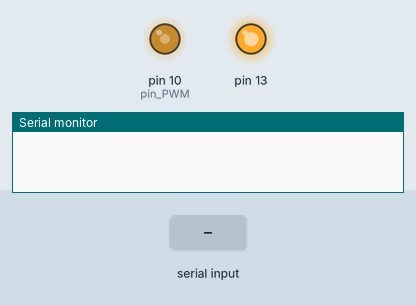
The program below on a simulated Arduino Nano, built with avr-gcc and run on an emulated ATmega328P. Parts: output pins drawn as LEDs (lit = HIGH), the last lines printed to the serial monitor. The test bench sets the inputs (shaded band).

Above: at 1.2 s.
1.3 s: "F 1\n" received over Serial
At 1.8 s:
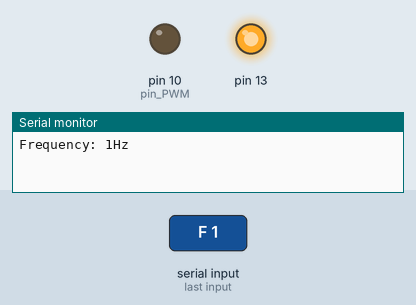
4.3 s: "F\n" received over Serial
5.8 s: "F 150\n" received over Serial
At 7.0 s:
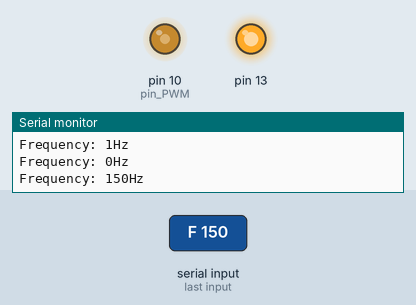
7.3 s: "D 1\n" received over Serial
At 8.1 s:
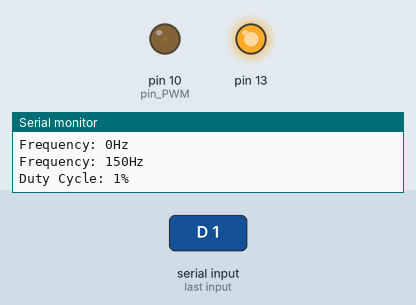
8.8 s: "D\n" received over Serial
At 9.1 s:
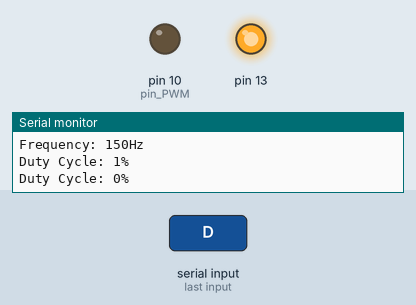
Timing chart, 0 to 11.3 s (numbered marks = the images above; inputs shaded):
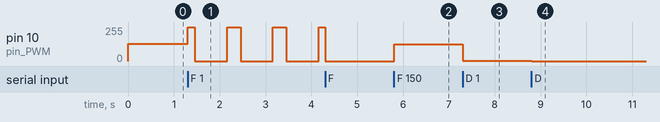

Measured:
- after the input at 1.3 s, pin 10 (pin_PWM): 128/255 → 255/255 at once, then repeats every 1.0 s: 0/255 0.71 s, 255/255 0.29 s
- after the input at 5.8 s, pin 10 (pin_PWM): 0/255 → 127/255 at once
- after the input at 7.3 s, pin 10 (pin_PWM): 127/255 → 3/255 at once
- after the input at 8.8 s, pin 10 (pin_PWM): 3/255 → 0/255 at once

The program:

main.cpp
```cpp
#include <Arduino.h>
#include "PWM.h"

// Processor Frequency
int32_t clkFreq = 16000000;

// Constants
const int pin_PWM = 10;
const int defaultDuty = 50;
const int32_t defaultFreq = 100000; //frequency (in Hz)

// Globals
int Duty = defaultDuty;
int32_t Freq = defaultFreq;
String Command;

// Gets value to set analogWrite function
int getAWrite(int32_t freq, int duty);
// Updates the duty cycle for pin_PWM
void setDutyCycle(int duty);
// Updates the frequency for pin_PWM
void setFreq(int32_t freq);
// Parses any serial commands recieved
bool parseCommand(String com);

void setup()
{
  Serial.begin(9600);
  //initialize all timers except for 0, to save time keeping functions
  InitTimersSafe();
  //sets the frequency for the specified pin
  bool success = SetPinFrequencySafe(pin_PWM, defaultFreq);
  if (success)
  {
    pinMode(13, OUTPUT);
    digitalWrite(13, HIGH);
    pinMode(pin_PWM, OUTPUT);
  }
  analogWrite(pin_PWM, getAWrite(defaultFreq, defaultDuty));
}

int getAWrite(int32_t freq, int duty)
{
  int32_t x = clkFreq / (2 * freq);

  return (x * duty) / 100;
}

void setDutyCycle(int duty)
{
  Duty = duty;
  analogWrite(pin_PWM, getAWrite(Freq, duty));
}

void setFreq(int32_t freq)
{
  Freq = freq;
  SetPinFrequencySafe(pin_PWM, freq);
  analogWrite(pin_PWM, getAWrite(freq, Duty));
}

bool parseCommand(String com)
{
  String part1, part2;
  int32_t val;

  part1 = com.substring(0, com.indexOf(' '));
  part2 = com.substring(com.indexOf(' ') + 1);

  // Duty Cycle
  if (part1.equalsIgnoreCase("D"))
  {
    val = part2.toInt();
    if (val > 100 || val < 0)
    {
      return false;
    }
    else
    {
      setDutyCycle(val);
      Serial.print("Duty Cycle: ");
      Serial.print(Duty);
      Serial.println("%");
      return true;
    }
  }
  // Frequency
  else if (part1.equalsIgnoreCase("F"))
  {
    val = part2.toInt();
    if (val < 0)
    {
      return false;
    }
    else
    {
      setFreq(val);
      Serial.print("Frequency: ");
      Serial.print(Freq);
      Serial.println("Hz");
      return true;
    }
  }

  return false;
}

void loop()
{
  if (Serial.available())
  {
    char c = Serial.read();
    if (c == '\n')
    {
      if (!parseCommand(Command))
      {
        Serial.println("Invalid Input");
        Serial.println("");
        Serial.println("Valid Inputs:");
        Serial.println("'D 50', Duty Cycle Update");
        Serial.println("'F 10000', Frequency Update");
      }
      Command = "";
    }
    else
    {
      Command += c;
    }
  }
}
```
